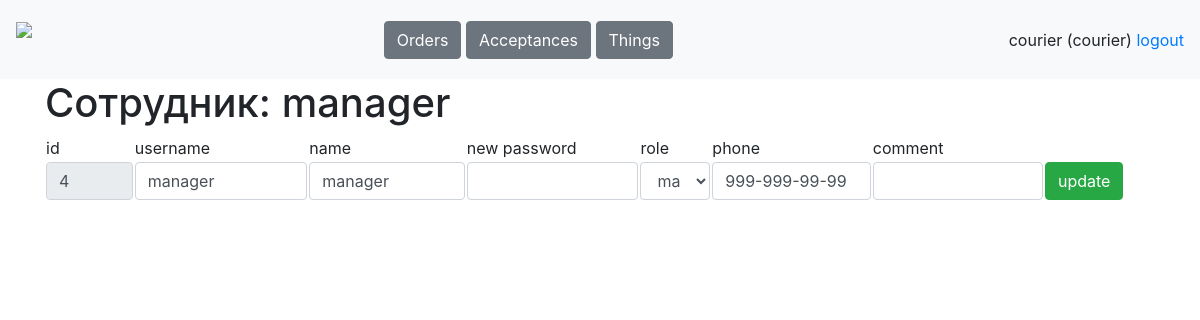
/tables/workers/4 (signed in), run on the app's committed database.
### data/tables.py (models this page shows, shortened)
class Worker(db_session.SqlAlchemyBase, SerializerMixin, UserMixin):
    __tablename__ = 'workers'
    id = Column(sqlalchemy.Integer, primary_key=True, autoincrement=True)
    username = Column(sqlalchemy.String, nullable=True)
    name = Column(sqlalchemy.String, nullable=True)
    password = Column(sqlalchemy.String, nullable=True)
    role = Column(sqlalchemy.String, nullable=True)
    phone = Column(sqlalchemy.String, nullable=True)
    comment = Column(sqlalchemy.String, nullable=True)
    works = orm.relationship('Work', back_populates='worker')
    acceptances = orm.relationship('Acceptance', back_populates='worker')

### main.py (the view)
@app.route('/tables/workers/<int:worker_id>', methods=['GET', 'POST'])
@stuff.login_and_role_required(current_user, '/tables/worker')
def worker(worker_id):
    if request.method == 'GET':
        return render_template('worker.html', user=current_user,
                               this_user=stuff.get_entry('workers', worker_id))
    elif request.method == 'POST':
        stuff.update_entry('workers', request.form)
        return redirect(f'/tables/workers')

### main.py (called while the page is built)
@login_manager.user_loader
def load_user(worker_id):
    db_sess = stuff.db_sess
    worker = db_sess.query(Worker).get(worker_id)
    return worker

### stuff.py (called while the page is built)
def is_role_acceptable(role, page):
    return True

def login_and_role_required(current_user, page):
    def wrapper(f):
        @wraps(f)
        def decorated_function(*args, **kwargs):
            if current_user.is_authenticated:
                if is_role_acceptable(current_user.role, page):
                    return f(*args, **kwargs)
                return redirect('/dashboard')
            resp = redirect('/login')
            resp.set_cookie('redirect_target', page)
            return resp
        return decorated_function
    return wrapper

def get_entry(table, entry_id):
    if table == 'clients':
        return db_sess.query(Client).get(entry_id)
    elif table == 'orders':
        return db_sess.query(Order).get(entry_id)
    elif table == 'acceptances':
        return db_sess.query(Acceptance).get(entry_id)
    elif table == 'things':
        return db_sess.query(Thing).get(entry_id)
    elif table == 'works':
        return db_sess.query(Work).get(entry_id)
    elif table == 'workers':
        return db_sess.query(Worker).get(entry_id)

### templates/worker.html (shortened to what this page needs)
{% extends "base.html"%}
{% block content %}
<h1>Сотрудник: {{this_user.name}}</h1>
<form method="post">
<table>
    <tr>
        <td width="8%">id</td>
        <td>username</td>
        <td>name</td>
        <td>new password</td>
        <td>role</td>
        <td>phone</td>
        <td>comment</td>
    </tr>
    <tr>
        <td width="8%"><input class="form-control" value="{{this_user.id}}" name="id" readonly></td>
        <td><input class="form-control" value="{{this_user.username}}" name="username"></td>
        <td><input class="form-control" value="{{this_user.name}}" name="name"></td>
        <td><input class="form-control" name="new_password"></td>
        <td><select class="form-control" name="role">
            {% for role in ['manager', 'courier', 'worker', 'all_in'] %}
            {% if role == this_user.role %}
            <option selected>{{role}}</option>
            {% else %}
            <option>{{role}}</option>
            {% endif %}
            {% endfor %}
        </select></td>
        <td><input class="form-control" value="{{this_user.phone}}" name="phone"></td>
        <td><input class="form-control" value="{{this_user.comment}}" name="comment"></td>
        <td width="10%"><button type="submit" class="btn btn-success">update</button></td>
    </tr>
</table>
</form><br>
{% endblock %}

### templates/base.html (shortened to what this page needs)
<!doctype html>
<html>
<head>
    <link rel="stylesheet"
          href="https://stackpath.bootstrapcdn.com/bootstrap/4.4.1/css/bootstrap.min.css"
>
    <link rel="stylesheet" href="static/css/style.css" />
</head>
<body>
<header>
    <nav class="navbar navbar-light bg-light">
        <a class="navbar-brand" style="height: 63px;" href="/dashboard"><img height="63px" src="/static/icons/logo.png"></a>
        <div>
            {% if user.role == "manager" %}
                <a class="btn btn-secondary" href="/tables/clients" role="button">Clients</a>
                <a class="btn btn-secondary" href="/tables/orders" role="button">Orders</a>
            {% elif user.role == "courier" %}
                <a class="btn btn-secondary" href="/tables/orders" role="button">Orders</a>
                <a class="btn btn-secondary" href="/tables/acceptances" role="button">Acceptances</a>
                <a class="btn btn-secondary" href="/tables/things" role="button">Things</a>
            {% elif user.role == "worker" %}
                <a class="btn btn-secondary" href="/tables/acceptances" role="button">Acceptances</a>
                <a class="btn btn-secondary" href="/tables/works" role="button">Works</a>
            {% endif %}
        </div>
        <div>
            <a>{{user.name}} ({{user.role}})</a>
            <a href="/logout">logout</a>
        </div>
    </nav>
</header>
<main role="main" class="container">
    {% block content %}{% endblock %}
</main>
</body>
</html>

### data on the page
Worker: name "courier", role "courier"
Worker: name "manager", id "4", username "manager", role "manager", phone "999-999-99-99"
